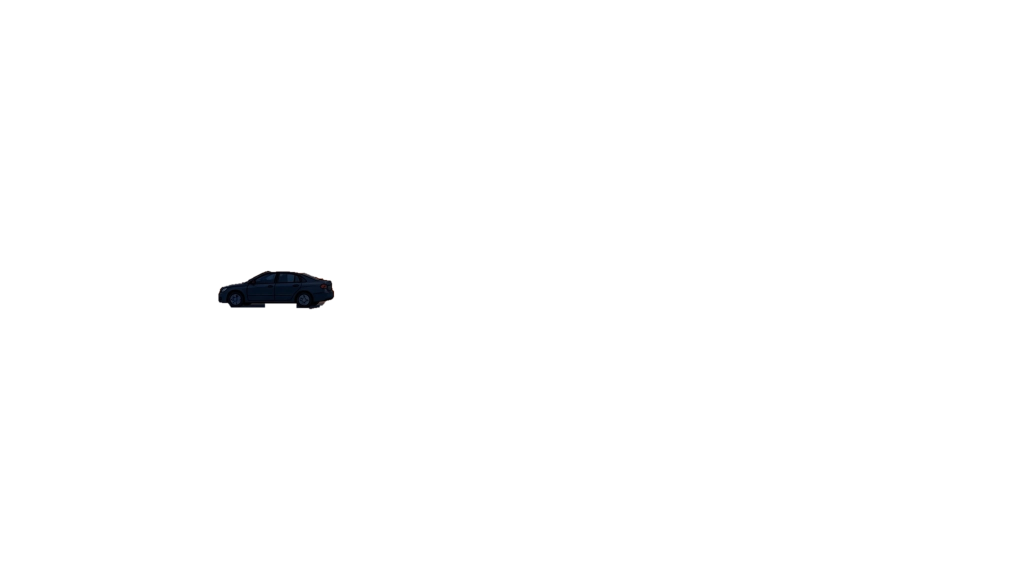
#> input picture production/2d-parking-lot/purple-lot-layered-v2/layers/blue_car_mid.png, 2048 x 1152 px, given in place of background-complete.png, which was not available (shown at 1/2 size)
$ python proof_moved_prop.py
#> lines starting #> are read from the running program, lines starting #| are printed output that depends on the picture
#> in proof, bg is the input picture: PIL image 2048x1152 RGBA; mean R, G, B, A 37.5, 38.6, 51.2, 1.4
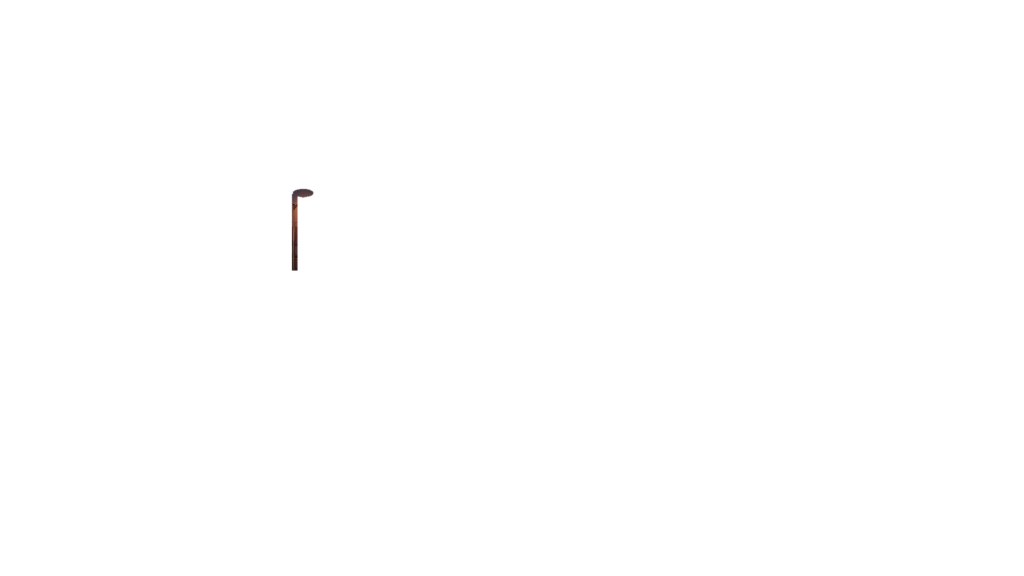
#> input picture production/2d-parking-lot/purple-lot-layered-v2/layers/street_lamp_far.png, 2048 x 1152 px, given in place of jones.png, which was not available (shown at 1/2 size)
#> in proof, jones is the input picture: PIL image 2048x1152 RGBA; mean R, G, B, A 37.5, 38.6, 51.2, 0.2
#!/usr/bin/env python3
"""Moved-prop proof for true prop separation (boards 02-07).

Composite background-complete + all props, with JONES moved FAR from
his original spot (scaled for depth), plus a soft contact shadow
ellipse under him (ADDED for the proof — the extracted shadow stays at
the old spot, which is the honest behaviour: a moved prop carries no
shadow until one is painted). Board 07 ALSO moves the dumpsters /
barriers group (the board's special risk) to the open left foreground.
If the separation were a box crop, the moved figure would carry a
visible rectangle of the old background; a true silhouette carries
only the figure, and the vacated spot reads as clean background.
"""
import numpy as np
from PIL import Image, ImageFilter, ImageDraw

WD = "/home/hatch/workspace/_cape-jones-parking-lot-2d"
TS = f"{WD}/true-sep"
W, H = 2048, 1152

# board: (props kept in place, in order; jones destination (cx, cy, scale);
#         extra group move (layer names, cx, cy, scale) or None)
BOARDS = {
    # Jones 0.5x centred (450,950): open bottom-left asphalt.
    "cj-pl-02": (["cars_left_row", "cars_right_row", "street_lamp_right"],
                 (450, 950, 0.5), None),
    # Jones 0.5x centred (1650,900): open right foreground.
    "cj-pl-03": (["cars_left_row", "cars_right_row",
                  "street_lamp_far", "street_lamp_right"],
                 (1650, 900, 0.5), None),
    # Jones 0.45x centred (1600,850): open right foreground.
    "cj-pl-04": (["cars_right_row", "street_lamp_far"],
                 (1600, 850, 0.45), None),
    # Jones 0.8x centred (350,850): open left lot.
    "cj-pl-05": (["street_lamp_broken"],
                 (350, 850, 0.8), None),
    # Jones 0.5x centred (600,900): open centre-left asphalt.
    "cj-pl-06": (["cars_left_row", "cars_right_row", "street_lamp_broken"],
                 (600, 900, 0.5), None),
    # Jones 0.5x centred (1550,880): open centre-right.
    # Dumpsters group 1.2x centred (400,950): open left foreground.
    "cj-pl-07": (["cars_left_row", "cars_centre", "cars_right_row",
                  "street_lamp_broken"],
                 (1550, 880, 0.5),
                 (["dumpsters", "dumpster_small",
                   "barriers_left", "barriers_centre"], 400, 950, 1.2)),
}


def alpha_bbox(img):
    a = np.asarray(img)[..., 3]
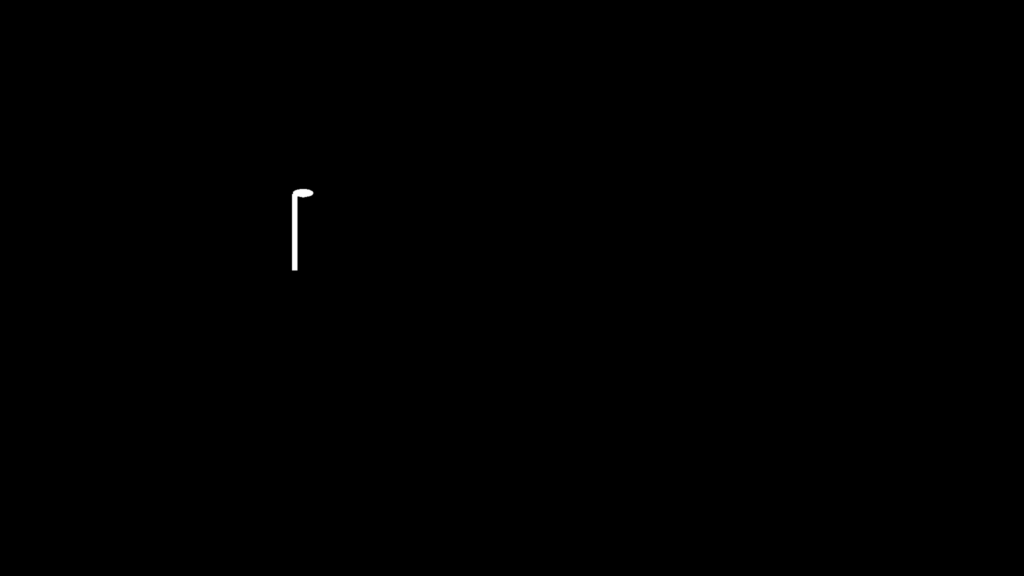
#> a: shape (1152, 2048) (shown at 1/2 size); min 0, max 255, mean 0.2
    ys, xs = np.where(a > 10)
#> ys = 2608 values from 377 to 541; xs = 2608 values, max 627 at index 277, min 583 at index 364, mean 593.2
    return int(xs.min()), int(ys.min()), int(xs.max()) + 1, int(ys.max()) + 1


def positioned(layer_img, cx, cy, scale, name):
    """Return (canvas, shadow-ellipse box) for layer_img scaled by
    `scale` and centred on (cx, cy). The shadow box sits under the
    moved prop's feet."""
    x0, y0, x1, y1 = alpha_bbox(layer_img)
#> x0 = 583; y0 = 377; x1 = 628; y1 = 542
    crop = layer_img.crop((x0, y0, x1, y1))
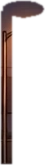
#> crop: PIL image 45x165 RGBA; mean R, G, B, A 95.9, 58.8, 49.2, 74.8; transparent parts drawn white
    nw, nh = max(1, round((x1 - x0) * scale)), max(1, round((y1 - y0) * scale))
#> nw = 22; nh = 82
    crop = crop.resize((nw, nh), Image.LANCZOS)
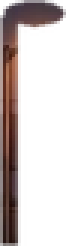
#> crop: PIL image 22x82 RGBA (shown 3 times larger); mean R, G, B, A 37.5, 21.1, 19.1, 75.1; transparent parts drawn white
    px, py = cx - nw // 2, cy - nh // 2
#> px = 439; py = 909
    canvas = Image.new("RGBA", (W, H), (0, 0, 0, 0))
#> canvas: PIL image 2048x1152 RGBA; every value is 0
    canvas.paste(crop, (px, py))
    sw, sh_h = int(nw * 0.9), max(8, int(nw * 0.10))
#> sw = 19; sh_h = 8
    box = [cx - sw // 2, py + nh - 4, cx + sw // 2, py + nh - 4 + sh_h]
#> box = [441, 987, 459, 995]
    print(f"  moved {name}: bbox {x0},{y0}-{x1},{y1} -> {nw}x{nh} centred ({cx},{cy})")
#|   moved jones: bbox 583,377-628,542 -> 22x82 centred (450,950)
    return canvas, box


def proof(board):
    props, (jx, jy, js), group = BOARDS[board]
    bdir = f"{TS}/boards/{board}"
    bg = Image.open(f"{bdir}/background-complete.png").convert("RGBA")
    jones = Image.open(f"{bdir}/layers/jones.png").convert("RGBA")
    jcanvas, jbox = positioned(jones, jx, jy, js, "jones")
#> jbox = [441, 987, 459, 995]
    gcanvas = gbox = None
    if group:
        names, gx, gy, gs = group
        combo = Image.new("RGBA", (W, H), (0, 0, 0, 0))
        for name in names:
            combo.alpha_composite(
                Image.open(f"{bdir}/layers/{name}.png").convert("RGBA"))
        gcanvas, gbox = positioned(combo, gx, gy, gs, "+".join(names))
    # Stack: bg + in-place props + soft shadow (ADDED) + moved props.
    comp = bg.copy()
    for name in props:
        comp.alpha_composite(
            Image.open(f"{bdir}/layers/{name}.png").convert("RGBA"))
    shadow = Image.new("RGBA", (W, H), (0, 0, 0, 0))
    d = ImageDraw.Draw(shadow)
    d.ellipse(jbox, fill=(0, 0, 0, 110))
    if gbox:
        d.ellipse(gbox, fill=(0, 0, 0, 110))
    comp.alpha_composite(shadow.filter(ImageFilter.GaussianBlur(12)))
    comp.alpha_composite(jcanvas)
    if gcanvas:
        comp.alpha_composite(gcanvas)
    out = f"{bdir}/proof-moved-jones.png"
    comp.convert("RGB").save(out)
    print(f"saved {out} (soft contact shadow ADDED under the moved prop)")


if __name__ == "__main__":
    import sys
    for b in sys.argv[1:] or list(BOARDS):
        print("=====", b)
#> (the run stopped early here; a loop or call above may not have finished)
